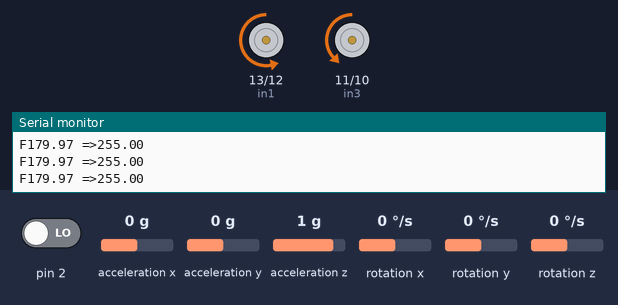
This sketch was run on a simulated Arduino Uno, built with avr-gcc and run on an emulated ATmega328P. On the bench: motor-driver pin pairs drawn as motors (green arrow = first pin HIGH = forward, orange = second pin HIGH = backward, longer = more drive, scaled by the enable pin), the last lines printed to the serial monitor. The inputs (shaded band) are chosen by the test bench; at power-on: acceleration x 0 g, acceleration y 0 g, pin 2 LOW, acceleration z 1 g, rotation x 0 °/s, rotation y 0 °/s, rotation z 0 °/s. The sensor or clock chip raises its interrupt line as the real part does.

Above: at 1.7 s.
1.8 s: acceleration x set to -0.2 g
At 3.1 s:
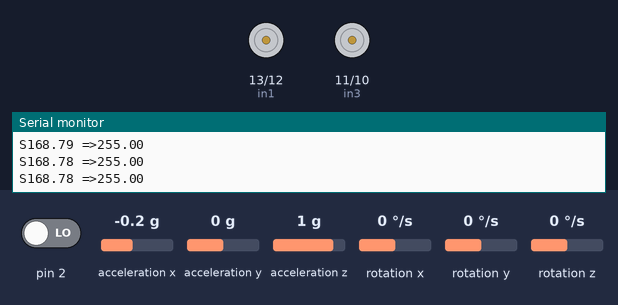
3.4 s: acceleration x set to 0.8 g
At 4.6 s:
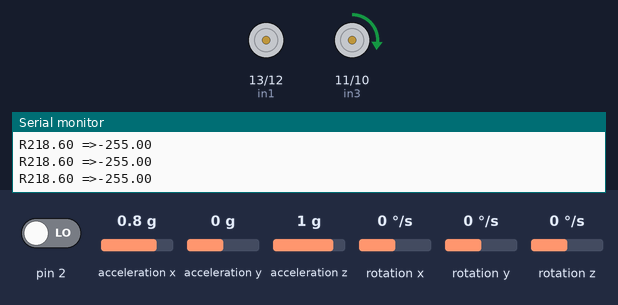
4.9 s: acceleration x set to -0.1 g
At 6.1 s:
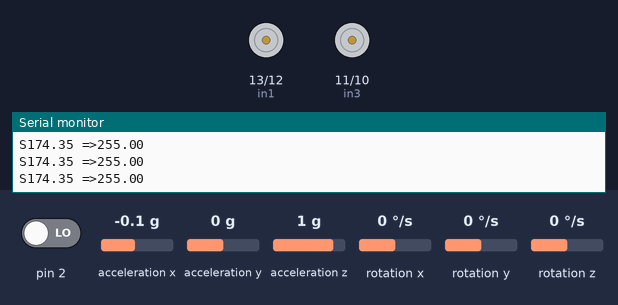
6.4 s: acceleration y set to -0.9 g
9.4 s: acceleration y set to -1.2 g
At 11.7 s:
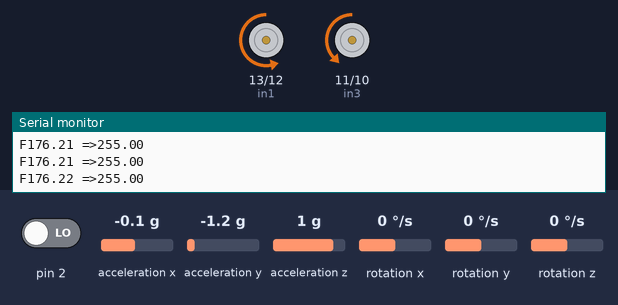
12.4 s: acceleration x set to 0.8 g
At 13.05 s:
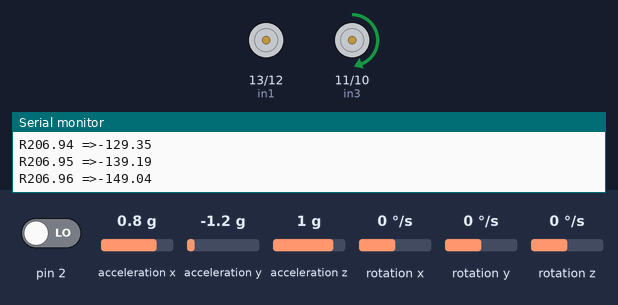
Timing chart, 0 to 15.4 s (numbered marks = the images above; inputs shaded):
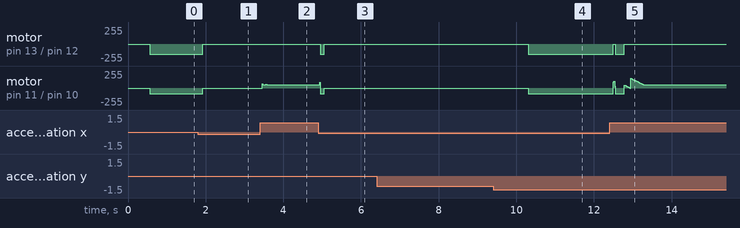

The sketch:

SelfBalancingRobot.ino
```cpp
#include "I2Cdev.h"
#include <PID_v1.h>
#include "MPU6050_6Axis_MotionApps20.h"
#include "SimpleKalmanFilter.h"

MPU6050 mpu;

const int enA = 9;
const int in1 = 13;
const int in2 = 12;
const int enB = 6;
const int in3 = 11;
const int in4 = 10;
const int motorSpeed = 150;

bool dmpReady = false;
uint8_t mpuIntStatus;
uint8_t devStatus;
uint16_t packetSize;
uint16_t fifoCount;
uint8_t fifoBuffer[64];

Quaternion q;
VectorFloat gravity;
float ypr[3];

double setpoint = 200;
double Kp = 21;
double Kd = 0.8;
double Ki = 140;

double input, output;

PID pid(&input, &output, &setpoint, Kp, Ki, Kd, DIRECT);

double processNoise = 0.8;      // Adjust based on system behavior
double measurementNoise = 1.2;  // Adjust based on sensor characteristics
double initialEstimate = 0.02;  // Adjust based on expected initial deviation

SimpleKalmanFilter kalmanFilter(processNoise, measurementNoise, initialEstimate);  // Adjust these parameters based on your system

volatile bool mpuInterrupt = false;

void dmpDataReady() {
    mpuInterrupt = true;
}

void setup() {
    Serial.begin(115200);

    Serial.println(F("Initializing I2C devices..."));
    mpu.initialize();

    Serial.println(F("Testing device connections..."));
    Serial.println(mpu.testConnection() ? F("MPU6050 connection successful") : F("MPU6050 connection failed"));

    devStatus = mpu.dmpInitialize();

    mpu.setXGyroOffset(-3629);
    mpu.setYGyroOffset(-9851);
    mpu.setZGyroOffset(14321);
    mpu.setZAccelOffset(32767);

    if (devStatus == 0) {
        Serial.println(F("Enabling DMP..."));
        mpu.setDMPEnabled(true);

        Serial.println(F("Enabling interrupt detection (Arduino external interrupt 0)..."));
        attachInterrupt(0, dmpDataReady, RISING);
        mpuIntStatus = mpu.getIntStatus();

        Serial.println(F("DMP ready! Waiting for the first interrupt..."));
        dmpReady = true;

        packetSize = mpu.dmpGetFIFOPacketSize();

        pid.SetMode(AUTOMATIC);
        pid.SetSampleTime(10);
        pid.SetOutputLimits(-255, 255);

    } else {
        Serial.print(F("DMP Initialization failed (code "));
        Serial.print(devStatus);
        Serial.println(F(")"));
    }

    pinMode(enA, OUTPUT);
    pinMode(enB, OUTPUT);
    pinMode(in4, OUTPUT);
    pinMode(in3, OUTPUT);
    pinMode(in2, OUTPUT);
    pinMode(in1, OUTPUT);

    analogWrite(in4, LOW);
    analogWrite(in3, LOW);
    analogWrite(in2, LOW);
    analogWrite(in1, LOW);
    analogWrite(enA, motorSpeed);
    analogWrite(enB, motorSpeed);
}

void loop() {
    if (!dmpReady) return;

    while (!mpuInterrupt && fifoCount < packetSize) {
        pid.Compute();

        Serial.print(input);
        Serial.print(" =>");
        Serial.println(output);

        if (input > 176 && input < 225) {
            if (output > 0)
                Forward();
            else if (output < 0)
                Reverse();
        } else
            Stop();
    }

    mpuInterrupt = false;
    mpuIntStatus = mpu.getIntStatus();
    fifoCount = mpu.getFIFOCount();

    if ((mpuIntStatus & 0x10) || fifoCount == 1024) {
        mpu.resetFIFO();
        Serial.println(F("FIFO overflow!"));
    } else if (mpuIntStatus & 0x02) {
        while (fifoCount < packetSize) fifoCount = mpu.getFIFOCount();

        mpu.getFIFOBytes(fifoBuffer, packetSize);

        fifoCount -= packetSize;

        mpu.dmpGetQuaternion(&q, fifoBuffer);
        mpu.dmpGetGravity(&gravity, &q);
        mpu.dmpGetYawPitchRoll(ypr, &q, &gravity);

        // Apply Kalman filter to sensor readings
        input = kalmanFilter.updateEstimate(ypr[1] * 180 / M_PI + 180);
    }
}

void Forward() {
    analogWrite(in4, 150);
    analogWrite(in3, 0);
    analogWrite(in2, 150);
    analogWrite(in1, 0);
    Serial.print("F");
}

void Reverse() {
    analogWrite(in4, 0);
    analogWrite(in3, 80 + output);
    analogWrite(in2, 0);
    analogWrite(in1, 100 + output);
    Serial.print("R");
}

void Stop() {
    analogWrite(in4, 0);
    analogWrite(in3, 0);
    analogWrite(in2, 0);
    analogWrite(in1, 0);
    Serial.print("S");
}
```

Measured:
- the behaviour switches between 0 and -0.1 g on acceleration x (found by bisection; images 0 and 1)
- the behaviour switches between -1 and -1.1 g on acceleration y (found by bisection; images 3 and 4)
- after the input at 1.8 s, motor on pin 13 (in1) / pin 12 (in2): backward 150/255 → stopped after 0.12 s; motor on pin 11 (in3) / pin 10 (in4): backward 89/255 → stopped after 0.12 s
- after the input at 3.4 s, motor on pin 11 (in3) / pin 10 (in4): stopped → forward 47/255 after 0.05 s
- after the input at 4.9 s, motor on pin 13 (in1) / pin 12 (in2): stopped → backward 150/255 after 0.05 s, → stopped 0.10 s later; motor on pin 11 (in3) / pin 10 (in4): forward 47/255 → backward 89/255 at once, → stopped 0.12 s later
- after the input at 9.4 s, motor on pin 13 (in1) / pin 12 (in2): stopped → backward 150/255 after 0.91 s; motor on pin 11 (in3) / pin 10 (in4): stopped → backward 89/255 after 0.91 s
- after the input at 12.4 s, motor on pin 13 (in1) / pin 12 (in2): backward 150/255 → stopped after 0.37 s
